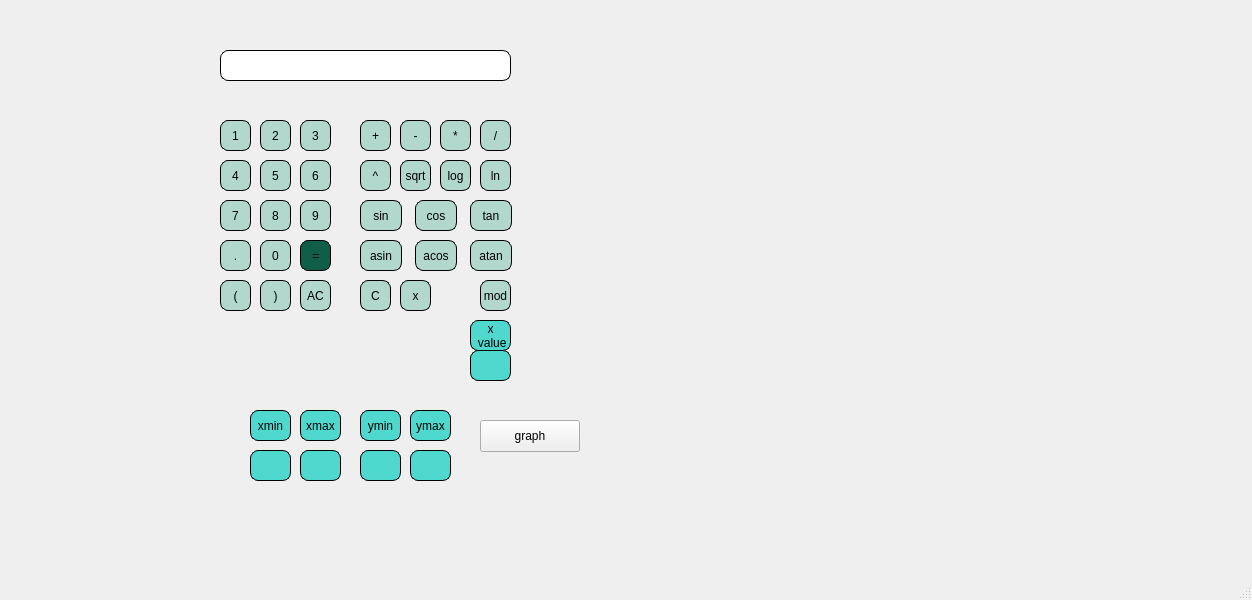
<?xml version="1.0" encoding="UTF-8"?>
<ui version="4.0">
 <class>MainWindow</class>
 <widget class="QMainWindow" name="MainWindow">
  <property name="geometry">
   <rect>
    <x>0</x>
    <y>0</y>
    <width>1252</width>
    <height>600</height>
   </rect>
  </property>
  <property name="windowTitle">
   <string>MainWindow</string>
  </property>
  <widget class="QWidget" name="centralwidget">
   <widget class="QPushButton" name="zero">
    <property name="geometry">
     <rect>
      <x>260</x>
      <y>240</y>
      <width>31</width>
      <height>31</height>
     </rect>
    </property>
    <property name="styleSheet">
     <string notr="true">background-color: rgb(178,216,206); 
border: 1px solid black;
border-radius: 8px;</string>
    </property>
    <property name="text">
     <string>0</string>
    </property>
   </widget>
   <widget class="QPushButton" name="one">
    <property name="geometry">
     <rect>
      <x>220</x>
      <y>120</y>
      <width>31</width>
      <height>31</height>
     </rect>
    </property>
    <property name="styleSheet">
     <string notr="true">background-color: rgb(178,216,206); 
border: 1px solid black;
border-radius: 8px;</string>
    </property>
    <property name="text">
     <string>1</string>
    </property>
   </widget>
   <widget class="QPushButton" name="two">
    <property name="geometry">
     <rect>
      <x>260</x>
      <y>120</y>
      <width>31</width>
      <height>31</height>
     </rect>
    </property>
    <property name="styleSheet">
     <string notr="true">background-color: rgb(178,216,206); 
border: 1px solid black;
border-radius: 8px;</string>
    </property>
    <property name="text">
     <string>2</string>
    </property>
   </widget>
   <widget class="QPushButton" name="nine">
    <property name="geometry">
     <rect>
      <x>300</x>
      <y>200</y>
      <width>31</width>
      <height>31</height>
     </rect>
    </property>
    <property name="styleSheet">
     <string notr="true">background-color: rgb(178,216,206); 
border: 1px solid black;
border-radius: 8px;</string>
    </property>
    <property name="text">
     <string>9</string>
    </property>
   </widget>
   <widget class="QPushButton" name="eight">
    <property name="geometry">
     <rect>
      <x>260</x>
      <y>200</y>
      <width>31</width>
      <height>31</height>
     </rect>
    </property>
    <property name="styleSheet">
     <string notr="true">background-color: rgb(178,216,206); 
border: 1px solid black;
border-radius: 8px;</string>
    </property>
    <property name="text">
     <string>8</string>
    </property>
   </widget>
   <widget class="QPushButton" name="seven">
    <property name="geometry">
     <rect>
      <x>220</x>
      <y>200</y>
      <width>31</width>
      <height>31</height>
     </rect>
    </property>
    <property name="styleSheet">
     <string notr="true">background-color: rgb(178,216,206); 
border: 1px solid black;
border-radius: 8px;</string>
    </property>
    <property name="text">
     <string>7</string>
    </property>
   </widget>
   <widget class="QPushButton" name="six">
    <property name="geometry">
     <rect>
      <x>300</x>
      <y>160</y>
      <width>31</width>
      <height>31</height>
     </rect>
    </property>
    <property name="styleSheet">
     <string notr="true">background-color: rgb(178,216,206); 
border: 1px solid black;
border-radius: 8px;</string>
    </property>
    <property name="text">
     <string>6</string>
    </property>
   </widget>
   <widget class="QPushButton" name="five">
    <property name="geometry">
     <rect>
      <x>260</x>
      <y>160</y>
      <width>31</width>
      <height>31</height>
     </rect>
    </property>
    <property name="styleSheet">
     <string notr="true">background-color: rgb(178,216,206); 
border: 1px solid black;
border-radius: 8px;</string>
    </property>
    <property name="text">
     <string>5</string>
    </property>
   </widget>
   <widget class="QPushButton" name="four">
    <property name="geometry">
     <rect>
      <x>220</x>
      <y>160</y>
      <width>31</width>
      <height>31</height>
     </rect>
    </property>
    <property name="styleSheet">
     <string notr="true">background-color: rgb(178,216,206); 
border: 1px solid black;
border-radius: 8px;</string>
    </property>
    <property name="text">
     <string>4</string>
    </property>
   </widget>
   <widget class="QPushButton" name="three">
    <property name="geometry">
     <rect>
      <x>300</x>
      <y>120</y>
      <width>31</width>
      <height>31</height>
     </rect>
    </property>
    <property name="styleSheet">
     <string notr="true">background-color: rgb(178,216,206); 
border: 1px solid black;
border-radius: 8px;</string>
    </property>
    <property name="text">
     <string>3</string>
    </property>
   </widget>
   <widget class="QPushButton" name="minus">
    <property name="geometry">
     <rect>
      <x>400</x>
      <y>120</y>
      <width>31</width>
      <height>31</height>
     </rect>
    </property>
    <property name="styleSheet">
     <string notr="true">background-color: rgb(178,216,206); 
border: 1px solid black;
border-radius: 8px;</string>
    </property>
    <property name="text">
     <string>-</string>
    </property>
   </widget>
   <widget class="QPushButton" name="plus">
    <property name="geometry">
     <rect>
      <x>360</x>
      <y>120</y>
      <width>31</width>
      <height>31</height>
     </rect>
    </property>
    <property name="styleSheet">
     <string notr="true">background-color: rgb(178,216,206); 
border: 1px solid black;
border-radius: 8px;</string>
    </property>
    <property name="text">
     <string>+</string>
    </property>
   </widget>
   <widget class="QPushButton" name="multiply">
    <property name="geometry">
     <rect>
      <x>440</x>
      <y>120</y>
      <width>31</width>
      <height>31</height>
     </rect>
    </property>
    <property name="styleSheet">
     <string notr="true">background-color: rgb(178,216,206); 
border: 1px solid black;
border-radius: 8px;</string>
    </property>
    <property name="text">
     <string>*</string>
    </property>
   </widget>
   <widget class="QPushButton" name="divide">
    <property name="geometry">
     <rect>
      <x>480</x>
      <y>120</y>
      <width>31</width>
      <height>31</height>
     </rect>
    </property>
    <property name="styleSheet">
     <string notr="true">background-color: rgb(178,216,206); 
border: 1px solid black;
border-radius: 8px;</string>
    </property>
    <property name="text">
     <string>/</string>
    </property>
   </widget>
   <widget class="QPushButton" name="log10">
    <property name="geometry">
     <rect>
      <x>440</x>
      <y>160</y>
      <width>31</width>
      <height>31</height>
     </rect>
    </property>
    <property name="styleSheet">
     <string notr="true">background-color: rgb(178,216,206); 
border: 1px solid black;
border-radius: 8px;</string>
    </property>
    <property name="text">
     <string>log</string>
    </property>
   </widget>
   <widget class="QPushButton" name="logn">
    <property name="geometry">
     <rect>
      <x>480</x>
      <y>160</y>
      <width>31</width>
      <height>31</height>
     </rect>
    </property>
    <property name="styleSheet">
     <string notr="true">background-color: rgb(178,216,206); 
border: 1px solid black;
border-radius: 8px;</string>
    </property>
    <property name="text">
     <string>ln</string>
    </property>
   </widget>
   <widget class="QPushButton" name="sin">
    <property name="geometry">
     <rect>
      <x>360</x>
      <y>200</y>
      <width>42</width>
      <height>31</height>
     </rect>
    </property>
    <property name="styleSheet">
     <string notr="true">background-color: rgb(178,216,206); 
border: 1px solid black;
border-radius: 8px;</string>
    </property>
    <property name="text">
     <string>sin</string>
    </property>
   </widget>
   <widget class="QPushButton" name="atan">
    <property name="geometry">
     <rect>
      <x>470</x>
      <y>240</y>
      <width>42</width>
      <height>31</height>
     </rect>
    </property>
    <property name="styleSheet">
     <string notr="true">background-color: rgb(178,216,206); 
border: 1px solid black;
border-radius: 8px;</string>
    </property>
    <property name="text">
     <string>atan</string>
    </property>
   </widget>
   <widget class="QPushButton" name="cos">
    <property name="geometry">
     <rect>
      <x>415</x>
      <y>200</y>
      <width>42</width>
      <height>31</height>
     </rect>
    </property>
    <property name="styleSheet">
     <string notr="true">background-color: rgb(178,216,206); 
border: 1px solid black;
border-radius: 8px;</string>
    </property>
    <property name="text">
     <string>cos</string>
    </property>
   </widget>
   <widget class="QPushButton" name="cl_br">
    <property name="geometry">
     <rect>
      <x>260</x>
      <y>280</y>
      <width>31</width>
      <height>31</height>
     </rect>
    </property>
    <property name="styleSheet">
     <string notr="true">background-color: rgb(178,216,206); 
border: 1px solid black;
border-radius: 8px;</string>
    </property>
    <property name="text">
     <string>)</string>
    </property>
   </widget>
   <widget class="QPushButton" name="asin">
    <property name="geometry">
     <rect>
      <x>360</x>
      <y>240</y>
      <width>42</width>
      <height>31</height>
     </rect>
    </property>
    <property name="styleSheet">
     <string notr="true">background-color: rgb(178,216,206); 
border: 1px solid black;
border-radius: 8px;</string>
    </property>
    <property name="text">
     <string>asin</string>
    </property>
   </widget>
   <widget class="QPushButton" name="tan">
    <property name="geometry">
     <rect>
      <x>470</x>
      <y>200</y>
      <width>42</width>
      <height>31</height>
     </rect>
    </property>
    <property name="styleSheet">
     <string notr="true">background-color: rgb(178,216,206); 
border: 1px solid black;
border-radius: 8px;</string>
    </property>
    <property name="text">
     <string>tan</string>
    </property>
   </widget>
   <widget class="QPushButton" name="op_br">
    <property name="geometry">
     <rect>
      <x>220</x>
      <y>280</y>
      <width>31</width>
      <height>31</height>
     </rect>
    </property>
    <property name="styleSheet">
     <string notr="true">background-color: rgb(178,216,206); 
border: 1px solid black;
border-radius: 8px;</string>
    </property>
    <property name="text">
     <string>(</string>
    </property>
   </widget>
   <widget class="QPushButton" name="sqrt">
    <property name="geometry">
     <rect>
      <x>400</x>
      <y>160</y>
      <width>31</width>
      <height>31</height>
     </rect>
    </property>
    <property name="styleSheet">
     <string notr="true">background-color: rgb(178,216,206); 
border: 1px solid black;
border-radius: 8px;</string>
    </property>
    <property name="text">
     <string>sqrt</string>
    </property>
   </widget>
   <widget class="QPushButton" name="acos">
    <property name="geometry">
     <rect>
      <x>415</x>
      <y>240</y>
      <width>42</width>
      <height>31</height>
     </rect>
    </property>
    <property name="styleSheet">
     <string notr="true">background-color: rgb(178,216,206); 
border: 1px solid black;
border-radius: 8px;</string>
    </property>
    <property name="text">
     <string>acos</string>
    </property>
   </widget>
   <widget class="QLineEdit" name="CalcString">
    <property name="geometry">
     <rect>
      <x>220</x>
      <y>50</y>
      <width>291</width>
      <height>31</height>
     </rect>
    </property>
    <property name="styleSheet">
     <string notr="true">border: 1px solid black;
border-radius: 8px;</string>
    </property>
   </widget>
   <widget class="QPushButton" name="dot">
    <property name="geometry">
     <rect>
      <x>220</x>
      <y>240</y>
      <width>31</width>
      <height>31</height>
     </rect>
    </property>
    <property name="styleSheet">
     <string notr="true">background-color: rgb(178,216,206); 
border: 1px solid black;
border-radius: 8px;</string>
    </property>
    <property name="text">
     <string>.</string>
    </property>
    <property name="iconSize">
     <size>
      <width>16</width>
      <height>8</height>
     </size>
    </property>
   </widget>
   <widget class="QPushButton" name="calculate">
    <property name="geometry">
     <rect>
      <x>300</x>
      <y>240</y>
      <width>31</width>
      <height>31</height>
     </rect>
    </property>
    <property name="styleSheet">
     <string notr="true">background-color: rgb(14,94,72); 
border: 1px solid black;
border-radius: 8px;</string>
    </property>
    <property name="text">
     <string>=</string>
    </property>
    <property name="iconSize">
     <size>
      <width>16</width>
      <height>8</height>
     </size>
    </property>
   </widget>
   <widget class="QPushButton" name="pow">
    <property name="geometry">
     <rect>
      <x>360</x>
      <y>160</y>
      <width>31</width>
      <height>31</height>
     </rect>
    </property>
    <property name="styleSheet">
     <string notr="true">background-color: rgb(178,216,206); 
border: 1px solid black;
border-radius: 8px;</string>
    </property>
    <property name="text">
     <string>^</string>
    </property>
   </widget>
   <widget class="QPushButton" name="clear_all">
    <property name="geometry">
     <rect>
      <x>300</x>
      <y>280</y>
      <width>31</width>
      <height>31</height>
     </rect>
    </property>
    <property name="styleSheet">
     <string notr="true">background-color: rgb(178,216,206); 
border: 1px solid black;
border-radius: 8px;</string>
    </property>
    <property name="text">
     <string>AC</string>
    </property>
   </widget>
   <widget class="QPushButton" name="clear_sign">
    <property name="geometry">
     <rect>
      <x>360</x>
      <y>280</y>
      <width>31</width>
      <height>31</height>
     </rect>
    </property>
    <property name="styleSheet">
     <string notr="true">background-color: rgb(178,216,206); 
border: 1px solid black;
border-radius: 8px;</string>
    </property>
    <property name="text">
     <string>C</string>
    </property>
   </widget>
   <widget class="QLabel" name="label">
    <property name="geometry">
     <rect>
      <x>470</x>
      <y>320</y>
      <width>41</width>
      <height>31</height>
     </rect>
    </property>
    <property name="styleSheet">
     <string notr="true">background-color: rgb(78,216,206); 
border: 1px solid black;
border-radius: 8px;</string>
    </property>
    <property name="text">
     <string>x
 value</string>
    </property>
    <property name="alignment">
     <set>Qt::AlignCenter</set>
    </property>
   </widget>
   <widget class="QLineEdit" name="x_val">
    <property name="geometry">
     <rect>
      <x>470</x>
      <y>350</y>
      <width>41</width>
      <height>31</height>
     </rect>
    </property>
    <property name="styleSheet">
     <string notr="true">background-color: rgb(78,216,206); 
border: 1px solid black;
border-radius: 8px;</string>
    </property>
   </widget>
   <widget class="QPushButton" name="mod">
    <property name="geometry">
     <rect>
      <x>480</x>
      <y>280</y>
      <width>31</width>
      <height>31</height>
     </rect>
    </property>
    <property name="styleSheet">
     <string notr="true">background-color: rgb(178,216,206); 
border: 1px solid black;
border-radius: 8px;</string>
    </property>
    <property name="text">
     <string>mod</string>
    </property>
   </widget>
   <widget class="QPushButton" name="xbut">
    <property name="geometry">
     <rect>
      <x>400</x>
      <y>280</y>
      <width>31</width>
      <height>31</height>
     </rect>
    </property>
    <property name="styleSheet">
     <string notr="true">background-color: rgb(178,216,206); 
border: 1px solid black;
border-radius: 8px;</string>
    </property>
    <property name="text">
     <string>x</string>
    </property>
   </widget>
   <widget class="QLabel" name="xmin">
    <property name="geometry">
     <rect>
      <x>250</x>
      <y>410</y>
      <width>41</width>
      <height>31</height>
     </rect>
    </property>
    <property name="styleSheet">
     <string notr="true">background-color: rgb(78,216,206); 
border: 1px solid black;
border-radius: 8px;</string>
    </property>
    <property name="text">
     <string>xmin</string>
    </property>
    <property name="alignment">
     <set>Qt::AlignCenter</set>
    </property>
   </widget>
   <widget class="QLabel" name="xmax">
    <property name="geometry">
     <rect>
      <x>300</x>
      <y>410</y>
      <width>41</width>
      <height>31</height>
     </rect>
    </property>
    <property name="styleSheet">
     <string notr="true">background-color: rgb(78,216,206); 
border: 1px solid black;
border-radius: 8px;</string>
    </property>
    <property name="text">
     <string>xmax</string>
    </property>
    <property name="alignment">
     <set>Qt::AlignCenter</set>
    </property>
   </widget>
   <widget class="QLabel" name="ymin">
    <property name="geometry">
     <rect>
      <x>360</x>
      <y>410</y>
      <width>41</width>
      <height>31</height>
     </rect>
    </property>
    <property name="styleSheet">
     <string notr="true">background-color: rgb(78,216,206); 
border: 1px solid black;
border-radius: 8px;</string>
    </property>
    <property name="text">
     <string>ymin</string>
    </property>
    <property name="alignment">
     <set>Qt::AlignCenter</set>
    </property>
   </widget>
   <widget class="QLabel" name="ymax">
    <property name="geometry">
     <rect>
      <x>410</x>
      <y>410</y>
      <width>41</width>
      <height>31</height>
     </rect>
    </property>
    <property name="styleSheet">
     <string notr="true">background-color: rgb(78,216,206); 
border: 1px solid black;
border-radius: 8px;</string>
    </property>
    <property name="text">
     <string>ymax</string>
    </property>
    <property name="alignment">
     <set>Qt::AlignCenter</set>
    </property>
   </widget>
   <widget class="QLineEdit" name="xminval">
    <property name="geometry">
     <rect>
      <x>250</x>
      <y>450</y>
      <width>41</width>
      <height>31</height>
     </rect>
    </property>
    <property name="styleSheet">
     <string notr="true">background-color: rgb(78,216,206); 
border: 1px solid black;
border-radius: 8px;</string>
    </property>
   </widget>
   <widget class="QLineEdit" name="xmaxval">
    <property name="geometry">
     <rect>
      <x>300</x>
      <y>450</y>
      <width>41</width>
      <height>31</height>
     </rect>
    </property>
    <property name="styleSheet">
     <string notr="true">background-color: rgb(78,216,206); 
border: 1px solid black;
border-radius: 8px;</string>
    </property>
   </widget>
   <widget class="QLineEdit" name="yminval">
    <property name="geometry">
     <rect>
      <x>360</x>
      <y>450</y>
      <width>41</width>
      <height>31</height>
     </rect>
    </property>
    <property name="styleSheet">
     <string notr="true">background-color: rgb(78,216,206); 
border: 1px solid black;
border-radius: 8px;</string>
    </property>
   </widget>
   <widget class="QLineEdit" name="ymaxval">
    <property name="geometry">
     <rect>
      <x>410</x>
      <y>450</y>
      <width>41</width>
      <height>31</height>
     </rect>
    </property>
    <property name="styleSheet">
     <string notr="true">background-color: rgb(78,216,206); 
border: 1px solid black;
border-radius: 8px;</string>
    </property>
   </widget>
   <widget class="QCustomPlot" name="graphwidget" native="true">
    <property name="geometry">
     <rect>
      <x>719</x>
      <y>180</y>
      <width>331</width>
      <height>211</height>
     </rect>
    </property>
   </widget>
   <widget class="QPushButton" name="makegraph">
    <property name="geometry">
     <rect>
      <x>480</x>
      <y>420</y>
      <width>100</width>
      <height>32</height>
     </rect>
    </property>
    <property name="text">
     <string>graph</string>
    </property>
   </widget>
  </widget>
  <widget class="QMenuBar" name="menubar">
   <property name="geometry">
    <rect>
     <x>0</x>
     <y>0</y>
     <width>1252</width>
     <height>24</height>
    </rect>
   </property>
  </widget>
  <widget class="QStatusBar" name="statusbar"/>
 </widget>
 <customwidgets>
  <customwidget>
   <class>QCustomPlot</class>
   <extends>QWidget</extends>
   <header>qcustomplot.h</header>
   <container>1</container>
  </customwidget>
 </customwidgets>
 <resources/>
 <connections/>
</ui>
